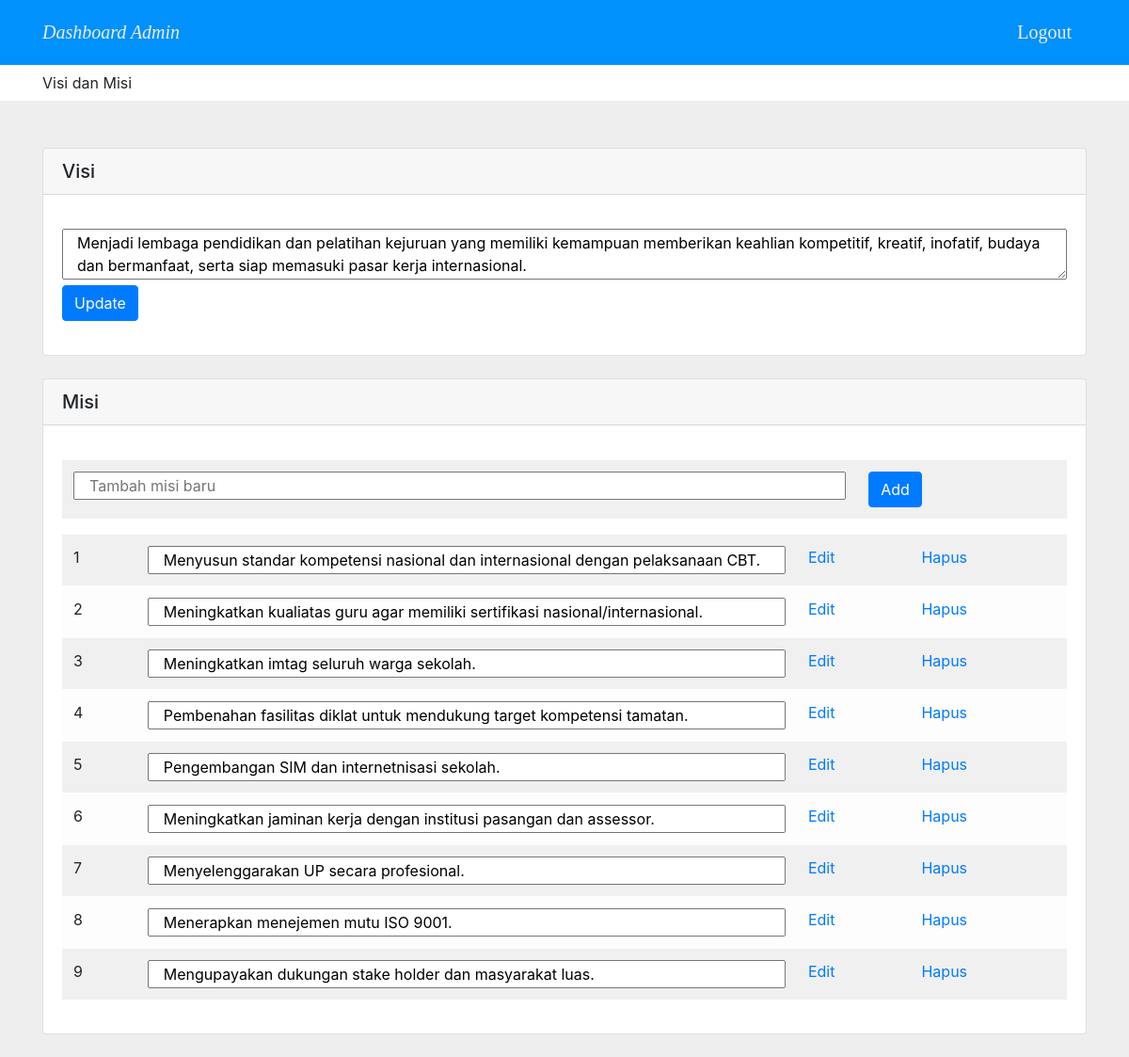
Screenshot of /admin/visimisi.php (signed in) with the database file from the repository.
### tables this page shows
CREATE TABLE `tbl_visi` (
  `id` int(11) NOT NULL,
  `visi` varchar(500) NOT NULL
);

CREATE TABLE `tbl_misi` (
  `id` int(11) NOT NULL,
  `misi` varchar(100) NOT NULL
);

### admin/visimisi.php (the view, shortened to what this page needs)
<!DOCTYPE html>
<html lang="en">
<head>
	<link rel="stylesheet" href="../portal_utama/css/bootstrap.css">
	<link rel="stylesheet" href="../portal_utama/css/bootstrap.min.css">
</head>
<body>
<?php include "header.php"; ?>
<div class="container-fluid" style="background-color: white; padding-top: .6%; padding-bottom: .6%;">
	<div class="container">
		Visi dan Misi
	</div>
</div>
<div class="container" style="margin-top: 50px;">
	<div class="card">
	  <h5 class="card-header">Visi</h5>
	  <div class="card-body">
	  	<?php
	  		include "../koneksi.php";
	  		$sql = mysqli_query($koneksi, "SELECT * from tbl_visi");
	  		$data = mysqli_fetch_array($sql);
	  	?>
	    <p class="card-text">
	    	<form method="post" action="">
	    		<textarea class="container" name="visi">
<?php echo $data['visi']; ?>
	    		</textarea>
	    		<input type="submit" name="update" class="btn btn-primary" value="Update">
	    	</form>
	    </p>
	  </div>
	</div><br>
	<div class="card">
	  	<h5 class="card-header">Misi</h5>
	  	<div class="card-body">
	    	<p class="card-text">
	    		<form method="post" action="">
	    			<table class="table table-striped table-light">
	    				<tr>
	    					<td><input type="text" class="container" name="misi" placeholder="Tambah misi baru"></td>
	    					<td><input class="btn btn-primary" type="submit" name="simpan" value="Add"></td>
	    				</tr>
	    			</table>
	    		</form>
    			<table class="table table-striped table-light">
    				<?php
			  			include "../koneksi.php";
			  			$sql = mysqli_query($koneksi, "SELECT * from tbl_misi");
			  			while($data = mysqli_fetch_array($sql)){
			  		?>
    				<tr>
    					<td><?php echo $data['id']; ?></td>
    					<td><input class="container" type="text" value="<?php echo $data['misi']; ?>" name="misi"></td>
    					<td><a href="editmisi.php?id=<?php echo $data['id']; ?>">Edit</a></td>
    					<td><a href="hapusmisi.php?id=<?php echo $data['id']; ?>">Hapus</a></td>
    				</tr>
    				<?php } ?>
    			</table>
	    	</p>
		</div>
	</div>
</div><br>
</body>
</html>

### admin/visimisi.php (style rules this page uses)
body { background-color: #eee; }

### rows the page displays
tbl_visi: visi "Menjadi lembaga pendidikan dan pelatihan kejuruan yang memiliki kemampuan memberikan keahlian kompetitif, kreatif, inofatif, budaya dan bermanfaat, serta siap memasuki pasar kerja internasional."
tbl_misi: id "1", misi "Menyusun standar kompetensi nasional dan internasional dengan pelaksanaan CBT."
tbl_misi: id "2", misi "Meningkatkan kualiatas guru agar memiliki sertifikasi nasional/internasional."
tbl_misi: id "3", misi "Meningkatkan imtag seluruh warga sekolah."
tbl_misi: id "4", misi "Pembenahan fasilitas diklat untuk mendukung target kompetensi tamatan."
tbl_misi: id "5", misi "Pengembangan SIM dan internetnisasi sekolah."
tbl_misi: id "6", misi "Meningkatkan jaminan kerja dengan institusi pasangan dan assessor."
tbl_misi: id "7", misi "Menyelenggarakan UP secara profesional."
tbl_misi: id "8", misi "Menerapkan menejemen mutu ISO 9001."
tbl_misi: id "9", misi "Mengupayakan dukungan stake holder dan masyarakat luas."
